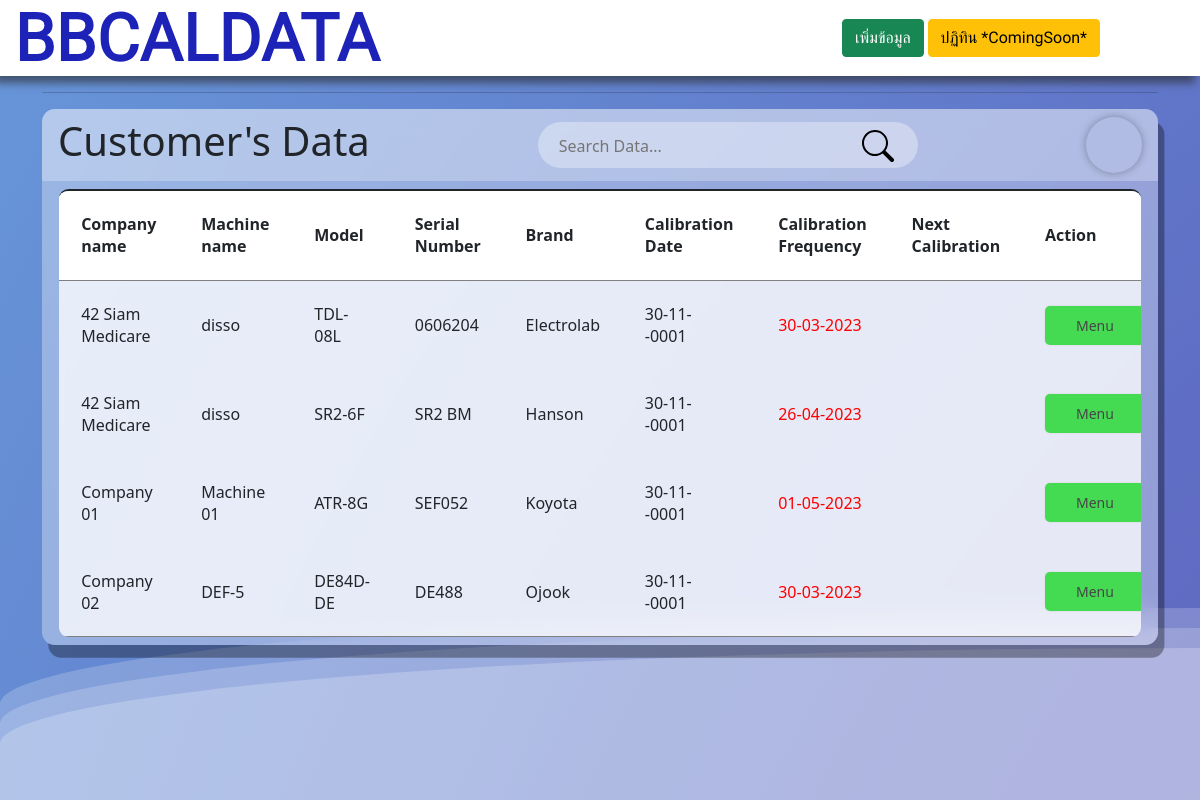
The page / on the database its author committed.
### tables this page shows
CREATE TABLE `bbcal1` (
  `id` int(10) NOT NULL,
  `customername` varchar(50) NOT NULL,
  `testmachine` varchar(50) NOT NULL,
  `model` varchar(50) NOT NULL,
  `serialnum` varchar(20) NOT NULL,
  `brand` varchar(50) NOT NULL,
  `calidate` date NOT NULL,
  `nextcal` date NOT NULL,
  `email` varchar(50) NOT NULL,
  `status` varchar(20) NOT NULL,
  `datealert` date NOT NULL
);

### index.php (the view, shortened to what this page needs)
<?php
    require_once "config/db.php";
?>
<!DOCTYPE html>
<html lang="en">
<head>
    <link rel="stylesheet" href="css/index.css">
    <link href="https://cdn.jsdelivr.net/npm/bootstrap@5.1.3/dist/css/bootstrap.min.css" rel="stylesheet">
</head>
<body>
<div class="navbar">
    <div class="navbar-left">
        <div class="content">
        <h1>BBCALDATA</h1>
        <h1>BBCALDATA</h1>
        </div>
    </div>
    <div class="navbar-right">
        <div class="button-right">
            <div class="justify-content-end add-data">
                <button type="button"  class="btn btn-success"data-bs-toggle="modal" data-bs-target="#userModal" data-bs-whatever="@mdo">เพิ่มข้อมูล</button>
                <button type="button1" class="btn btn-warning" data-bs-target="#">ปฏิทิน *ComingSoon*</button>
            </div>
        </div>
    </div>
</div>
<div>
     <div class="wave"></div>
     <div class="wave"></div>
     <div class="wave"></div>
  </div>
    <div class="container md-5">
        <hr>
        <main class="table" id="customers_table">
        <section class="table_header">
            <h1>Customer's Data</h1>
            <div class="input-group">
                <input id="search " type="search" placeholder="Search Data..." required autocomplete="off" no-close-icon>
                <img src="photo/search.svg">
            </div>
            <div class="export_file">
                <label for="export_file" class="export_file-btn" title="Export File"></label>
            </div>
        </section>
        <section class="table_body">
            <table>
            <thead class="thead">
                <tr>
                    <th>Company name</th>
                    <th>Machine name</th>
                    <th>Model</th>
                    <th>Serial Number</th>
                    <th>Brand</th>
                    <th>Calibration Date</th>
                    <th>Calibration Frequency</th>
                    <th>Next Calibration</th>
                    <th>Action</th>
                </tr>
            </thead>
            <tbody>
                <?php
                    $stmt = $conn->query("SELECT * FROM bbcal1");
                    $stmt->execute();
                    $bbcal1 = $stmt->fetchAll();
                    if (!$bbcal1) {
                        echo "<p><td colspan='6' class='text-center'>No data available</td></p>";
                    } else {
                    foreach($bbcal1 as $user)  {
                ?>
                    <tr>
                        <td><?php echo $user['customername']; ?></td>
                        <td><?php echo $user['testmachine']; ?></td>
                        <td><?php echo $user['model']; ?></td>
                        <td><?php echo $user['serialnum']; ?></td>
                        <td><?php echo $user['brand']; ?></td>
                        <td><?php
                          if ($user['calidate'] == ''){
                            echo '';
                          }else{
                            echo date('d-m-Y', strtotime($user['calidate']));
                          }
                        ?></td>
                        <td style="color:red"><?php
                          if ($user['nextcal'] == ''){
                            echo '';
                          }else{
                            echo date('d-m-Y', strtotime($user['nextcal']));
                          }
                        ?></td>
                        <td><?php echo $user['califreq']; ?></td>
                        <td>
                            <div class="dropdown">
                                <div class="select">
                                    <span>Menu</span>
                                </div>
                            </div>
                        </td>
                    </tr>
                <?php }  } ?>
        </section>
        </main>
    </div>
</body>
</html>

### css/index.css (style rules this page uses)
body { background-color: rgb(99, 162, 210); margin: auto; font-family: -apple-system, BlinkMacSystemFont, sans-serif; overflow: auto; background: rgb(34,108,91); background: radial-gradient(circle, rgb(106, 128, 177) 0%, rgb(100, 99, 186) 35%, rgb(95, 110, 196) 59%, rgb(103, 150, 217) 100%); animation: gradient 25s ease infinite; background-size: 400% 400%; background-attachment: fixed; min-height: 100vh; justify-content: center; }
.wave { background: rgb(255 255 255 / 25%); border-radius: 1000% 1000% 0 0; position: fixed; width: 200%; height: 12em; animation: wave 10s -3s linear infinite; transform: translate3d(0, 0, 0); opacity: 0.8; bottom: 0; left: 0; z-index: -1; }
.wave:nth-of-type(2) { bottom: -1.25em; animation: wave 18s linear reverse infinite; opacity: 0.8; }
.wave:nth-of-type(3) { bottom: -2.5em; animation: wave 20s -1s reverse infinite; opacity: 0.9; }
.navbar { padding:90px; font-family: 'Itim', cursive; background-color: white; -webkit-box-shadow: -5px 7px 8px 0px rgba(237, 229, 229, 0.58); -moz-box-shadow: -5px 7px 8px 0px rgba(40, 38, 38, 0.58); box-shadow: -5px 7px 8px 0px rgba(38, 37, 37, 0.58); }
.navbar-left, .navbar-right { display: flex; align-items: center; }
.navbar-left div { text-transform: uppercase; font-weight: 800; padding: 20px; }
.add-data { font-weight: 50px; }
.navbar-left > * , .navbar-right > * { margin:10px; }
.button-right { display:flex; align-items: center; font-weight: 500; }
.dropdown { width: 100px; display: inline-block; background-color: #44db53; border-radius: 5px; box-shadow: 0 0 2px rgb(204, 204, 204); transition: all .5s ease; position: relative; font-size: 14px; color: #474747; text-align: center }
.dropdown .select { cursor: pointer; display: block; padding: 10px }
.content { position: relative; }
.content h1 { position: absolute; transform:translate(-50%,-50%); font-size:66; padding-left: 390%; }
.content h1:nth-child(1) { color:transparent; -webkit-text-stroke: 2px #1e23b8; }
.content h1:nth-child(2) { color:#1e23b8; animation:animate 2s ease-in-out infinite; }
main.table { backdrop-filter: blur(10px); box-shadow: 0.4rem .8rem #0005; border-radius: .8rem; background-color: #fff5; overflow: hidden; }
.table_header { width: 100%; height:9%; background-color: #fff4; padding: .8rem 1rem; display:flex; justify-content: space-between; align-items: center; }
th { position: sticky; top: 0; background-color: rgb(255, 255, 255); padding: .8rem 1rem; align-items: center; z-index: 2; }
.table_header .input-group { width: 35%; height: 100%; background-color: #fff5; padding: 0 .8rem; border-radius: 2rem; display:flex; justify-content:center; align-items:center; transition: .2s; }
.table_header .input-group img { width: 3rem; height: 3rem; }
.table_header .input-group input { width: 85%; padding:0 .5rem 0 .3rem; background-color: transparent; border:none; outline:none; }
.table_body { width: 97%; max-height: calc(89% - 1.6rem); background-color: rgba(255, 255, 255, 0.769); margin: .5rem auto; border-radius: .6rem; overflow: auto; overflow: overlay; }
.table_body td { width: 36px; height: 36px; margin-right: .5rem; border-radius: 50%; vertical-align: middle; }
table,th,td { border-collapse: collapse; padding: 1.4rem; text-align: left; }
tr:nth-child(-n+3) { border-top-left-radius: 10px; border-top-right-radius: 10px; }
tbody tr { --delay: .1s; transition: .5s ease-in-out var(--delay), background-color 0s; }
tbody tr td, tbody tr td p { transition: .2s ease-in-out; }
table { width: 100%; }
.export_file { position: relative; }
.export_file .export_file-btn { display:inline-block; width: 3.5rem; height: 3.5rem; border-radius: 80%; box-shadow: 0 0 8px rgba(0, 0, 0, 0.3); transition: .2s ease-in-out; background: url(https://img.icons8.com/external-bearicons-detailed-outline-bearicons/1x/external-export-graphic-design-bearicons-detailed-outline-bearicons.png) center / 65% no-repeat; }

### rows shown on the page
bbcal1: customername "42 Siam Medicare", testmachine "disso", model "TDL-08L", serialnum "0606204", brand "Electrolab", calidate "30-11--0001", nextcal "30-03-2023"
bbcal1: customername "42 Siam Medicare", testmachine "disso", model "SR2-6F", serialnum "SR2 BM", brand "Hanson", calidate "30-11--0001", nextcal "26-04-2023"
bbcal1: customername "Company 01", testmachine "Machine 01", model "ATR-8G", serialnum "SEF052", brand "Koyota", calidate "30-11--0001", nextcal "01-05-2023"
bbcal1: customername "Company 02", testmachine "DEF-5", model "DE84D-DE", serialnum "DE488", brand "Ojook", calidate "30-11--0001", nextcal "30-03-2023"
